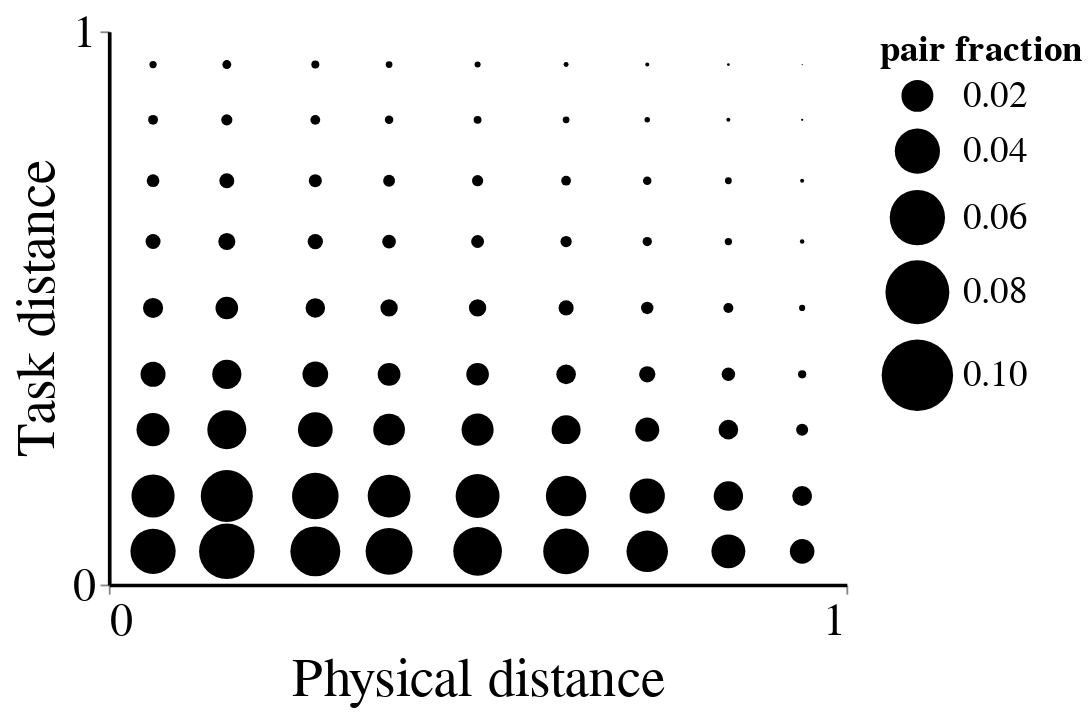

Here is the notebook cell this chart was saved with:
### Code cell
comp_null = True
n_shuff = 1000
tit = ''
for data, sargs in datas_spatial_args.items():
    print(data)
    
    # read data
    df_task = pd.read_csv(os.path.join(dirname, data + 'TaskPos.csv'), header=None)
    df_spatial = pd.read_csv(os.path.join(dirname, data + 'SpatialPos.csv'), **sargs)
    
    if type(df_spatial.iloc[0].values[0]) == str:
        for c in df_spatial.columns:
            df_spatial[c] = pd.eval(df_spatial[c])
    
    df_spatial = df_spatial.astype(float)
    
    G = df_task.values
    T = np.eye(G.shape[1])
    L = df_spatial.values.reshape((df_spatial.shape[0], -1))
    
    # plot solution
    P.pl.plot_sol(G,T,L)
    
    # compute dists
    p = P.pl.plot_task_phys(G, L, comp_null=comp_null, n_shuff=n_shuff, tit=tit)
    
    p.display()
    if save:
        p.save(os.path.join(outdir, f'pairs_dist_{data}.png'), scale_factor=5)

### Figure 1 — Vega-Lite specification as saved in the notebook (floating-point values rounded to 4 significant figures)
{"config": {"view": {"continuousWidth": 400, "continuousHeight": 300, "strokeOpacity": 0}, "axis": {"domainColor": "black", "domainWidth": 2, "labelFontSize": 25, "titleFontSize": 30, "titleFontWeight": "normal"}, "legend": {"labelFontSize": 20, "titleFontSize": 20}, "title": {"fontSize": 20}}, "data": {"name": "data-bc677921d20e94d51843ec10d077e52b"}, "mark": {"type": "circle", "aspect": true}, "encoding": {"color": {"value": "black"}, "opacity": {"value": 1}, "size": {"field": "pair fraction", "legend": {"tickCount": 5}, "scale": {"domain": [0, 0.1], "range": [0, 1500]}, "type": "quantitative"}, "x": {"axis": {"grid": false, "tickCount": 1}, "field": "phys dist bined", "title": "Physical distance", "type": "quantitative"}, "y": {"axis": {"grid": false, "tickCount": 1}, "field": "task dist bined", "title": "Task distance", "type": "quantitative"}}, "title": "", "$schema": "https://vega.github.io/schema/vega-lite/v4.17.0.json", "datasets": {"data-bc677921d20e94d51843ec10d077e52b": [{"phys dist bined": 0.06, "task dist bined": 0.06, "num pairs": 131302, "pair fraction": 0.04012}, {"phys dist bined": 0.06, "task dist bined": 0.16, "num pairs": 119508, "pair fraction": 0.03651}, {"phys dist bined": 0.06, "task dist bined": 0.28, "num pairs": 70332, "pair fraction": 0.02149}, {"phys dist bined": 0.06, "task dist bined": 0.38, "num pairs": 40104, "pair fraction": 0.01225}, {"phys dist bined": 0.06, "task dist bined": 0.5, "num pairs": 26033, "pair fraction": 0.007954}, {"phys dist bined": 0.06, "task dist bined": 0.62, "num pairs": 14450, "pair fraction": 0.004415}, {"phys dist bined": 0.06, "task dist bined": 0.73, "num pairs": 10329, "pair fraction": 0.003156}, {"phys dist bined": 0.06, "task dist bined": 0.84, "num pairs": 6245, "pair fraction": 0.001908}, {"phys dist bined": 0.06, "task dist bined": 0.94, "num pairs": 3384, "pair fraction": 0.001034}, {"phys dist bined": 0.16, "task dist bined": 0.06, "num pairs": 197432, "pair fraction": 0.06032}, {"phys dist bined": 0.16, "task dist bined": 0.16, "num pairs": 173980, "pair fraction": 0.05316}, {"phys dist bined": 0.16, "task dist bined": 0.28, "num pairs": 97496, "pair fraction": 0.02979}, {"phys dist bined": 0.16, "task dist bined": 0.38, "num pairs": 54650, "pair fraction": 0.0167}, {"phys dist bined": 0.16, "task dist bined": 0.5, "num pairs": 32845, "pair fraction": 0.01004}, {"phys dist bined": 0.16, "task dist bined": 0.62, "num pairs": 18752, "pair fraction": 0.005729}, {"phys dist bined": 0.16, "task dist bined": 0.73, "num pairs": 14325, "pair fraction": 0.004377}, {"phys dist bined": 0.16, "task dist bined": 0.84, "num pairs": 8052, "pair fraction": 0.00246}, {"phys dist bined": 0.16, "task dist bined": 0.94, "num pairs": 5123, "pair fraction": 0.001565}, {"phys dist bined": 0.28, "task dist bined": 0.06, "num pairs": 159864, "pair fraction": 0.04884}, {"phys dist bined": 0.28, "task dist bined": 0.16, "num pairs": 139169, "pair fraction": 0.04252}, {"phys dist bined": 0.28, "task dist bined": 0.28, "num pairs": 77629, "pair fraction": 0.02372}, {"phys dist bined": 0.28, "task dist bined": 0.38, "num pairs": 42331, "pair fraction": 0.01293}, {"phys dist bined": 0.28, "task dist bined": 0.5, "num pairs": 24370, "pair fraction": 0.007446}, {"phys dist bined": 0.28, "task dist bined": 0.62, "num pairs": 15062, "pair fraction": 0.004602}, {"phys dist bined": 0.28, "task dist bined": 0.73, "num pairs": 10969, "pair fraction": 0.003351}, {"phys dist bined": 0.28, "task dist bined": 0.84, "num pairs": 6197, "pair fraction": 0.001893}, {"phys dist bined": 0.28, "task dist bined": 0.94, "num pairs": 4108, "pair fraction": 0.001255}, {"phys dist bined": 0.38, "task dist bined": 0.06, "num pairs": 141337, "pair fraction": 0.04318}, {"phys dist bined": 0.38, "task dist bined": 0.16, "num pairs": 117413, "pair fraction": 0.03587}, {"phys dist bined": 0.38, "task dist bined": 0.28, "num pairs": 64376, "pair fraction": 0.01967}, {"phys dist bined": 0.38, "task dist bined": 0.38, "num pairs": 33252, "pair fraction": 0.01016}, {"phys dist bined": 0.38, "task dist bined": 0.5, "num pairs": 19303, "pair fraction": 0.005898}, {"phys dist bined": 0.38, "task dist bined": 0.62, "num pairs": 12025, "pair fraction": 0.003674}, {"phys dist bined": 0.38, "task dist bined": 0.73, "num pairs": 9019, "pair fraction": 0.002756}, {"phys dist bined": 0.38, "task dist bined": 0.84, "num pairs": 4634, "pair fraction": 0.001416}, {"phys dist bined": 0.38, "task dist bined": 0.94, "num pairs": 2899, "pair fraction": 0.0008857}, {"phys dist bined": 0.5, "task dist bined": 0.06, "num pairs": 151805, "pair fraction": 0.04638}, {"phys dist bined": 0.5, "task dist bined": 0.16, "num pairs": 123596, "pair fraction": 0.03776}, {"phys dist bined": 0.5, "task dist bined": 0.28, "num pairs": 65965, "pair fraction": 0.02015}, {"phys dist bined": 0.5, "task dist bined": 0.38, "num pairs": 32696, "pair fraction": 0.00999}, {"phys dist bined": 0.5, "task dist bined": 0.5, "num pairs": 19316, "pair fraction": 0.005902}, {"phys dist bined": 0.5, "task dist bined": 0.62, "num pairs": 10670, "pair fraction": 0.00326}, {"phys dist bined": 0.5, "task dist bined": 0.73, "num pairs": 8052, "pair fraction": 0.00246}, {"phys dist bined": 0.5, "task dist bined": 0.84, "num pairs": 3983, "pair fraction": 0.001217}, {"phys dist bined": 0.5, "task dist bined": 0.94, "num pairs": 2340, "pair fraction": 0.0007149}, {"phys dist bined": 0.62, "task dist bined": 0.06, "num pairs": 134243, "pair fraction": 0.04102}, {"phys dist bined": 0.62, "task dist bined": 0.16, "num pairs": 104938, "pair fraction": 0.03206}, {"phys dist bined": 0.62, "task dist bined": 0.28, "num pairs": 53699, "pair fraction": 0.01641}, {"phys dist bined": 0.62, "task dist bined": 0.38, "num pairs": 24626, "pair fraction": 0.007524}, {"phys dist bined": 0.62, "task dist bined": 0.5, "num pairs": 14721, "pair fraction": 0.004498}, {"phys dist bined": 0.62, "task dist bined": 0.62, "num pairs": 8164, "pair fraction": 0.002494}, {"phys dist bined": 0.62, "task dist bined": 0.73, "num pairs": 6112, "pair fraction": 0.001867}, {"phys dist bined": 0.62, "task dist bined": 0.84, "num pairs": 2930, "pair fraction": 0.0008952}, {"phys dist bined": 0.62, "task dist bined": 0.94, "num pairs": 1576, "pair fraction": 0.0004815}, {"phys dist bined": 0.73, "task dist bined": 0.06, "num pairs": 110538, "pair fraction": 0.03377}, {"phys dist bined": 0.73, "task dist bined": 0.16, "num pairs": 79875, "pair fraction": 0.0244}, {"phys dist bined": 0.73, "task dist bined": 0.28, "num pairs": 37228, "pair fraction": 0.01137}, {"phys dist bined": 0.73, "task dist bined": 0.38, "num pairs": 16975, "pair fraction": 0.005186}, {"phys dist bined": 0.73, "task dist bined": 0.5, "num pairs": 9854, "pair fraction": 0.003011}, {"phys dist bined": 0.73, "task dist bined": 0.62, "num pairs": 5592, "pair fraction": 0.001709}, {"phys dist bined": 0.73, "task dist bined": 0.73, "num pairs": 4618, "pair fraction": 0.001411}, {"phys dist bined": 0.73, "task dist bined": 0.84, "num pairs": 1934, "pair fraction": 0.0005909}, {"phys dist bined": 0.73, "task dist bined": 0.94, "num pairs": 1005, "pair fraction": 0.0003071}, {"phys dist bined": 0.84, "task dist bined": 0.06, "num pairs": 73740, "pair fraction": 0.02253}, {"phys dist bined": 0.84, "task dist bined": 0.16, "num pairs": 55178, "pair fraction": 0.01686}, {"phys dist bined": 0.84, "task dist bined": 0.28, "num pairs": 24565, "pair fraction": 0.007505}, {"phys dist bined": 0.84, "task dist bined": 0.38, "num pairs": 11554, "pair fraction": 0.00353}, {"phys dist bined": 0.84, "task dist bined": 0.5, "num pairs": 6423, "pair fraction": 0.001962}, {"phys dist bined": 0.84, "task dist bined": 0.62, "num pairs": 3409, "pair fraction": 0.001042}, {"phys dist bined": 0.84, "task dist bined": 0.73, "num pairs": 2996, "pair fraction": 0.0009154}, {"phys dist bined": 0.84, "task dist bined": 0.84, "num pairs": 1031, "pair fraction": 0.000315}, {"phys dist bined": 0.84, "task dist bined": 0.94, "num pairs": 489, "pair fraction": 0.0001494}, {"phys dist bined": 0.94, "task dist bined": 0.06, "num pairs": 38736, "pair fraction": 0.01184}, {"phys dist bined": 0.94, "task dist bined": 0.16, "num pairs": 25236, "pair fraction": 0.00771}, {"phys dist bined": 0.94, "task dist bined": 0.28, "num pairs": 9309, "pair fraction": 0.002844}, {"phys dist bined": 0.94, "task dist bined": 0.38, "num pairs": 4338, "pair fraction": 0.001325}, {"phys dist bined": 0.94, "task dist bined": 0.5, "num pairs": 2431, "pair fraction": 0.0007428}, {"phys dist bined": 0.94, "task dist bined": 0.62, "num pairs": 1318, "pair fraction": 0.0004027}, {"phys dist bined": 0.94, "task dist bined": 0.73, "num pairs": 1021, "pair fraction": 0.0003119}, {"phys dist bined": 0.94, "task dist bined": 0.84, "num pairs": 325, "pair fraction": 9.93e-05}, {"phys dist bined": 0.94, "task dist bined": 0.94, "num pairs": 96, "pair fraction": 2.933e-05}]}}
